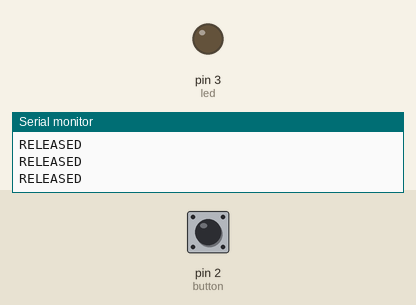
Bench run of a sketch on a simulated Arduino Uno, built with avr-gcc and run on an emulated ATmega328P. On the bench: output pins drawn as LEDs (lit = HIGH), the last lines printed to the serial monitor. Dashed ring = blinking. The inputs (shaded band) are chosen by the test bench; at power-on: pin 2 (button) HIGH.

Above: at 1.2 s.
1.3 s: pin 2 (button) pulled LOW for 1 s
At 1.45 s:
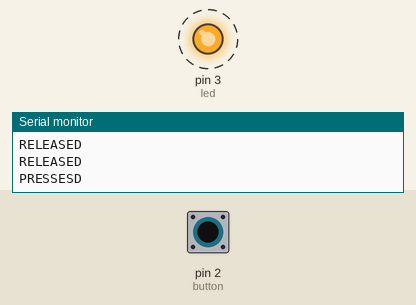
4.3 s: pin 2 (button) pulled LOW for 3.2 s
At 8.6 s:
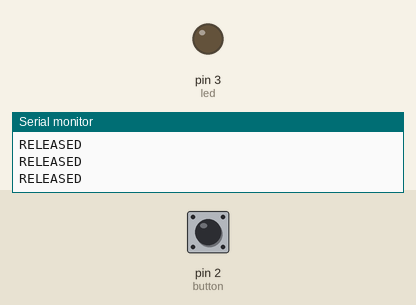
Timing chart, 0 to 10.1 s (numbered marks = the images above; inputs shaded):
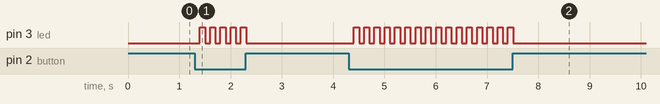

The sketch:

buttontoggle.ino.ino
```cpp
constexpr int8_t button=2;
constexpr int8_t led=3;

enum pushButtonStates: int8_t{
  PRESSED=0,
  RELEASED=1
  // TOGGLE=0
};

pushButtonStates pushButtonStatus=RELEASED;

void setup() {
  Serial.begin(9600);
  pinMode(led,OUTPUT);
  pinMode(button,INPUT_PULLUP);
}

void loop() {
  pushButtonStatus=digitalRead(button);
  delay(100);
  switch(pushButtonStatus){
    case RELEASED:
        Serial.println("RELEASED");
    break;

    case PRESSED:
        Serial.println("PRESSESD");
        digitalWrite(led,!digitalRead(led));
    break;

  }

}
```

Measured:
- after the input at 1.3 s, pin 3 (led): alternates HIGH for 0.10 s and LOW for 0.10 s, 10 changes in all, then stays LOW, starting after 0.10 s
- after the input at 4.3 s, pin 3 (led): alternates HIGH for 0.10 s and LOW for 0.10 s, 32 changes in all, then stays LOW, starting after 0.10 s
